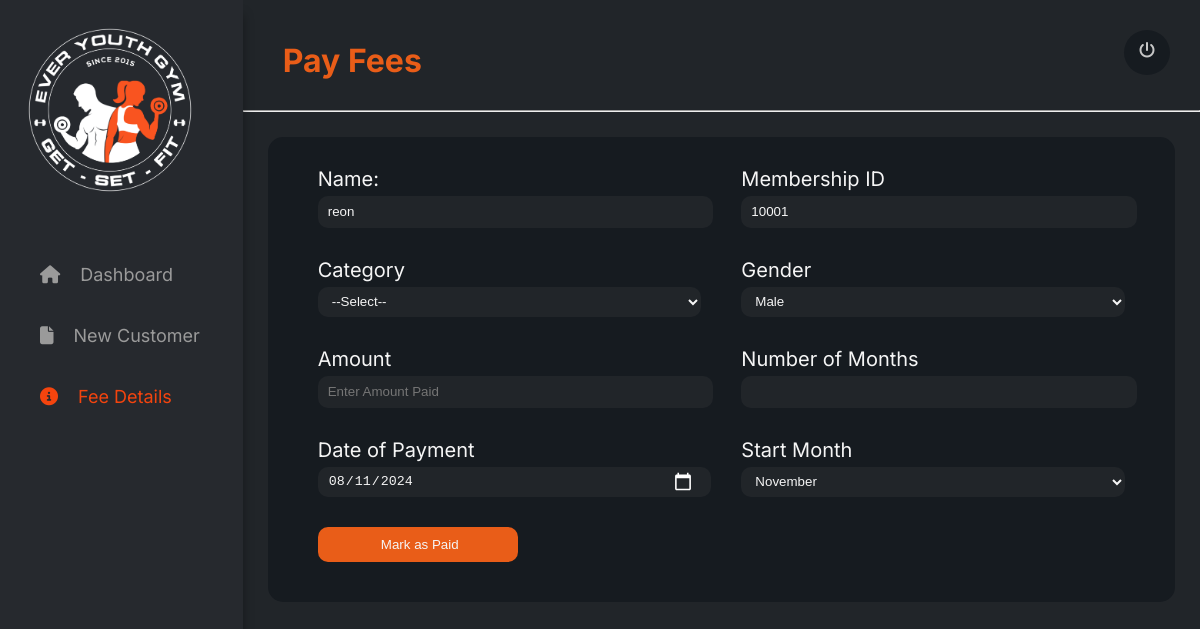
Page /pay_fees/31/ (signed in) on the committed database.
### gym/models.py (models this page shows, shortened)
class Customer(models.Model):
    GENDER_CHOICES = [
        ('M', 'Male'),
        ('F', 'Female'),
    ]
    BLOOD_GROUP_CHOICES = [
        ('O+', 'O+'),
        ('O-', 'O-'),
        ('A+', 'A+'),
        ('A-', 'A-'),
        ('B+', 'B+'),
        ('B-', 'B-'),
        ('AB+', 'AB+'),
        ('AB-', 'AB-'),
        ('A1+', 'A1+'),
        ('A1-', 'A1-'),
        ('A2+', 'A2+'),
        ('A2-', 'A2-'),
        ('A1B+', 'A1B+'),
        ('A1B-', 'A1B-'),
        ('A2B+', 'A2B+'),
        ('A2B-', 'A2B-'),
        ('BOMBAY', 'BOMBAY'),
    ]
    WEIGHT_TRAINING = 'WT'
    CARDIO = 'C'
    BOTH = 'B'
    MEMBERSHIP_CHOICES = [
        (WEIGHT_TRAINING, 'Weight Training'),
        (CARDIO, 'Cardio'),
        (BOTH, 'Both'),
    ]
    unique_id = models.AutoField(primary_key=True)
    name = models.CharField(max_length=255,blank=False)
    phone_no = models.CharField(max_length=10, blank=True)
    email = models.EmailField(null=True, blank=True)
    gender = models.CharField(max_length=1, choices=GENDER_CHOICES,blank=False)
    height = models.FloatField(help_text='Height in centimeters', null=True, blank=True)
    weight = models.FloatField(help_text='Weight in kilograms', null=True, blank=True)
    blood_group = models.CharField(max_length=6, choices=BLOOD_GROUP_CHOICES,blank=False)
    bmi = models.FloatField(editable=False, null=True, blank=True)
    admission_number = models.PositiveIntegerField(editable=False, default=0)
    date_of_admission = models.DateField(default=timezone.now)
    date_of_birth = models.DateField(null=True, blank=True)
    class Meta:
        unique_together = ('name', 'phone_no')

### gym/views.py (the view, shortened to what this page needs)
# urls.py: path('pay_fees/<int:cust_id>/',pay_fees, name = "pay_fees"),
@login_required
def pay_fees(request, cust_id):
    customer = get_object_or_404(Customer, pk=cust_id)
    last_payment = FeeDetail.objects.filter(customer=customer).order_by('-year', '-month').first()
    if last_payment:
        last_month_paid = last_payment.month
        last_year_paid = last_payment.year
    else:
        last_month_paid = datetime.datetime.now().month-1
        last_year_paid = datetime.datetime.now().year
    return render(request, 'gym/pay_fees.html', {'customer': customer, 'last_month_paid': last_month_paid})

### gym/templates/gym/pay_fees.html (shortened to what this page needs)
{%load static %}
<!DOCTYPE html>
<html lang="en">
<head>
    <link rel="stylesheet" href="{% static  'gym/payFees.css' %}">
</head>
<body>
    <div class="container">
        <div class="navbar">
            <div class="logo">
                <img src="{% static 'gym/assets/images/Logo.png' %}" alt="Logo">
            </div>
            <nav>
                <a href="{% url 'dashboard' %}"><li><i class="fa-solid fa-house" style="color: #9a9a9a;"></i>Dashboard</li></a>
                <a href="/add"><li><i class="fa-solid fa-file"></i>New Customer</li></a>
                <a href="{% url 'feeDetails' %}" style="color:#f4440e;"><li><i class="fa-solid fa-circle-info" style="color: #f4440e;"></i>Fee Details</li></a>
            </nav>
        </div>
        <div class="content">
            <div class="header">
                <h1>Pay Fees</h1>
                <div class="userIcon">
                    <a href="login.html" onclick="alert('Logged out successfully')"><i class="fa-solid fa-power-off" style="color: #c7c7c7;"></i></a>
                </div>
            </div>
            <hr style="color:#9A9A9A">
            <div class="formContainer">
                <form method="POST">
                    <div class="formBody">
                        <div class="row1">
                            <div class="formGroup">
                                <label for="name">Name:</label>
                                <input type="text" name="name" id="name" value="{{customer.name}}" readonly required>
                            </div>
                            <div class="formGroup">
                                <label for="memId">Membership ID</label>
                                <input type="text" name="memId" id="memId" value="{{customer.admission_number}}" readonly required>
                            </div>
                        </div>
                        <div class="row2">
                            <div class="formGroup">
                                <label for="category">Category</label>
                                <select name="category" id="category" required>
                                    <option value="">--Select--</option>
                                </select>
                            </div>
                            <div class="formGroup">
                                <label for="gender">Gender</label>
                                <select name="gender" id="gender">
                                    <option value="{{customer.gender}}">{% if customer.gender == 'M' %}Male{% else %}Female{% endif %}</option>
                                </select>
                            </div>
                        </div>
                        <div class="row3">
                            <div class="formGroup">
                                <label for="amount">Amount</label>
                                <input type="number" name="amount" id="amount" placeholder="Enter Amount Paid" required>
                            </div>
                            <div class="formGroup">
                                <label for="duration">Number of Months</label>
                                <input type="number" name="duration" id="duration" required>
                            </div>
                        </div>
                        <div class="row4">
                            <div class="formGroup">
                                <label for="dop">Date of Payment</label>
                                <input type="date" name="dop" id="dop" required>
                            </div>
                            <div class="formGroup">
                                <label for="startMonth">Start Month</label>
                                <select name="startMonth" id="startMonth" required>
                                    <option value="11" {% if last_month_paid == 10 %}selected{% endif %}>November</option>
                                </select>
                            </div>
                        </div>
                    </div>
                    <div class="formGroup">
                        <input type="submit" class="submitForm" value="Mark as Paid">
                    </div>
                </form>
            </div>
        </div>
    </div>
</body>
</html>

### gym/static/gym/payFees.css (style rules this page uses)
body { margin:0; padding:0; height:100%; font-family: "Inter", sans-serif; }
.container { background-color:#26292E; display:flex; height:100%; min-height: 100vh; }
.navbar { width:18%; background-color:#26292E; box-shadow: 0 15px 10px rgba(0, 0, 0, 0.35); position: relative; z-index: 1; padding:20px; }
.navbar nav { display: block; margin-top:40px; }
.navbar nav li { list-style-type: none; padding:10px; font-size: 18px; }
.navbar nav a { color:#9A9A9A; text-decoration:none; }
.navbar nav li { padding:20px; }
.navbar nav li i { margin-right:20px; }
.logo img { width:180px; height:auto; }
.content { width:85%; background-color:#212529; }
.header { display:flex; justify-content: space-between; padding:20px 30px 0px 40px; }
.header h1 { color:#E95D18; }
.userIcon { margin-top:10px; height:25px; border-radius:50%; padding:10px 15px; background-color:#161b20; }
.formContainer { background-color:#161b20; color:whitesmoke; border-radius:15px; padding:30px; padding-top:10px; margin:25px; }
form label { font-size:20px; color: whitesmoke; margin-bottom:5px; }
form input, form select, form option { background-color: #212529; width: 100%; max-width: 500px; height: 30px; border-radius: 10px; color: whitesmoke; border: none; padding-left: 10px; margin-bottom: 10px; }
.row1,.row2,.row3,.row4 { display:flex; flex-wrap: wrap; }
.formGroup { display:flex; flex-direction: column; margin:20px; margin-bottom:0px; flex: 1; min-width: 200px; }
.submitForm { width:200px; background-color:#E95D18; border-radius:10px; height:35px; cursor:pointer; }

### rows in the picture
Customer: name "reon", memId "10001", gender "Male"
